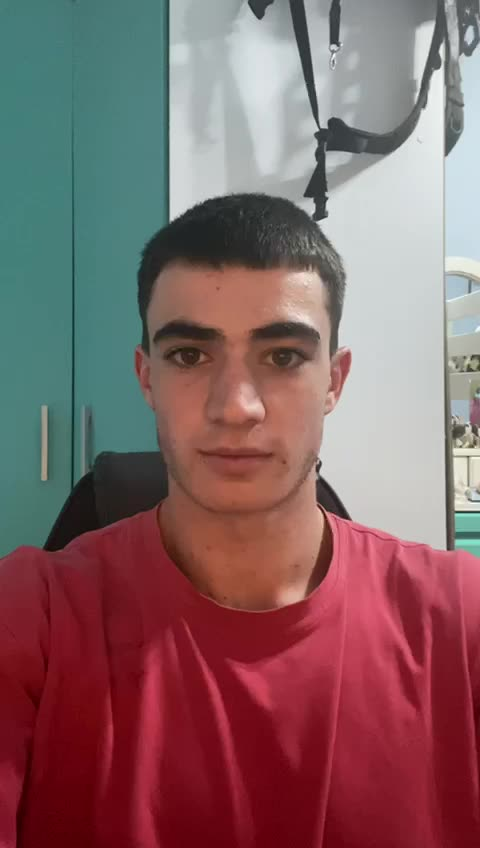
#> input picture landing/casos/testimonio-1.jpg, 480 x 848 px
$ python -i carrusel.py   (imports and definitions only)
#> lines starting #> are read from the running program, lines starting #| are printed output that depends on the picture
#!/usr/bin/env python3
"""Genera carruseles de Instagram (1080x1350) a partir de tus fotos y un guion JSON.

Uso:
    python3 generador/carrusel.py ejemplos/conexion.json
    python3 generador/carrusel.py ejemplos/*.json

Cada JSON define un carrusel:
    {
      "nombre": "conexion-origen",
      "estilo": "doble" | "cierre" | "subtitulo" | "tarjeta" | "titular",
      "contador": true,
      "slides": [
        {"foto": "fotos/01.jpg", "texto": "Frase de la slide"},
        ...
      ]
    }

Estilos (calcados de las referencias). Cada slide puede sobrescribir el estilo con "estilo":
  doble     -> CONEXIÓN "reflejo". Dos fotos apiladas, frase centrada en cada una.
               slide: {"arriba": {"foto", "texto"}, "abajo": {"foto", "texto"}}
  cierre    -> Una foto oscurecida con el mensaje final centrado.
  dibujo    -> CONEXIÓN humor. Dos viñetas con efecto cómic + frase gruesa con contorno negro abajo.
  caja      -> CONEXIÓN "Te juzgan". Dos fotos + texto a la izquierda en caja oscura translúcida arriba.
  subtitulo -> CONEXIÓN. Foto a pantalla completa + una frase tipo subtítulo abajo.
  tarjeta   -> VENTA / PRUEBA. Fondo blanco, titular arriba, foto centrada, remate abajo.
  titular   -> CALENTAMIENTO / VALOR. Foto oscurecida + etiqueta de color + titular grande arriba.

Las fotos se recortan solas al centro (4:5). Las rutas de foto son relativas a la raíz del repo.
Salida: salida/<nombre>/01.png, 02.png, ...
"""
import json
import sys
from pathlib import Path

from PIL import Image, ImageDraw, ImageFilter, ImageFont, ImageOps

IDIOMA = None  # idioma activo cuando los textos vienen como {"es": ..., "en": ...}


# [5 lines left out: function t, not called in this run]


RAIZ = Path(__file__).resolve().parent.parent
FUENTES = Path(__file__).resolve().parent / "fuentes"
W, H = 1080, 1350
BLANCO = (255, 255, 255)
NEGRO = (17, 17, 17)


def fuente(peso, tam):
    return ImageFont.truetype(str(FUENTES / f"Inter-{peso}.otf"), tam)


# [135 lines left out: functions abrir_foto, partir, bloque, degradado, contador, slide_subtitulo and 2 more, not called in this run]


def oscurecer(img, opacidad):
    return Image.blend(img, Image.new("RGB", img.size, (0, 0, 0)), opacidad)


# [18 lines left out: functions slide_doble, slide_cierre, not called in this run]


def dibujo(img):
    """Efecto ilustración suave: piel y superficies lisas, color vivo y contornos finos y discretos."""
    try:
        import cv2
        import numpy as np
    except ImportError:
        return img
    a = cv2.cvtColor(np.array(img), cv2.COLOR_RGB2BGR)
#> a is the input picture: shape (848, 480, 3); mean B, G, R 102.6, 100.9, 132.4
    base = a.copy()
    for _ in range(3):
        base = cv2.bilateralFilter(base, 9, 35, 7)
    pintado = cv2.stylization(base, sigma_s=30, sigma_r=0.25)
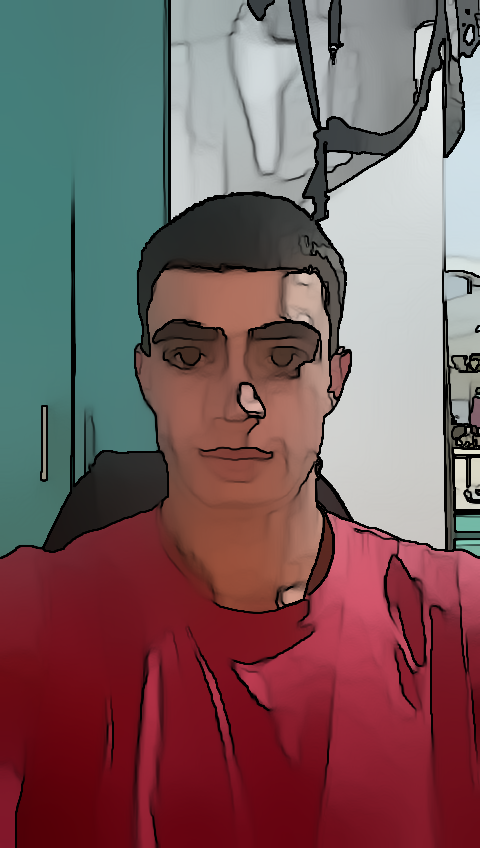
#> pintado: shape (848, 480, 3); mean B, G, R 93.4, 91.6, 120.3
    res = pintado.astype("float32") * 0.6 + base.astype("float32") * 0.4
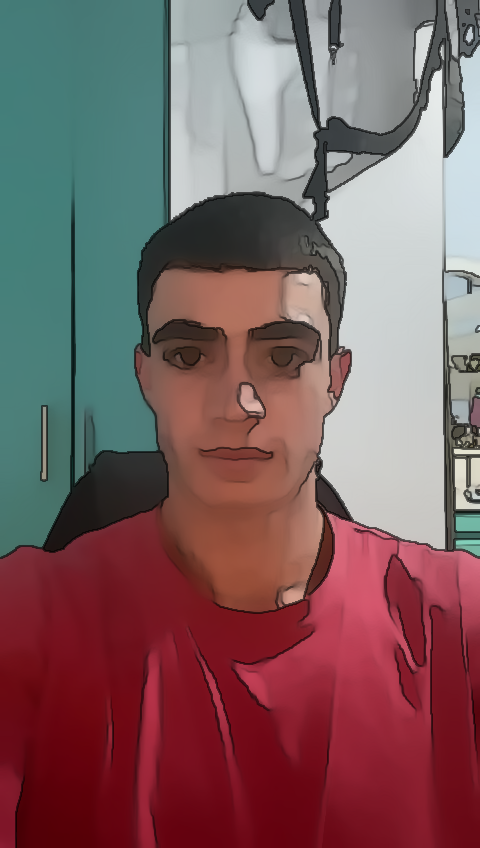
#> res: shape (848, 480, 3) float32; mean B, G, R 97.1, 95.4, 125.2
    gris = cv2.GaussianBlur(cv2.cvtColor(a, cv2.COLOR_BGR2GRAY), (5, 5), 0)
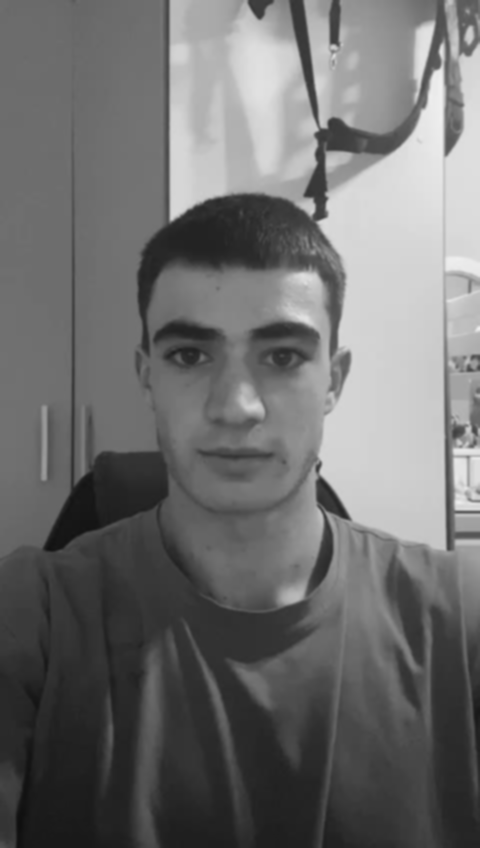
#> gris: shape (848, 480); min 15, max 240, mean 110.5
    bordes = cv2.GaussianBlur(cv2.Canny(gris, 70, 160), (3, 3), 0).astype("float32")[..., None] / 255 * 0.35
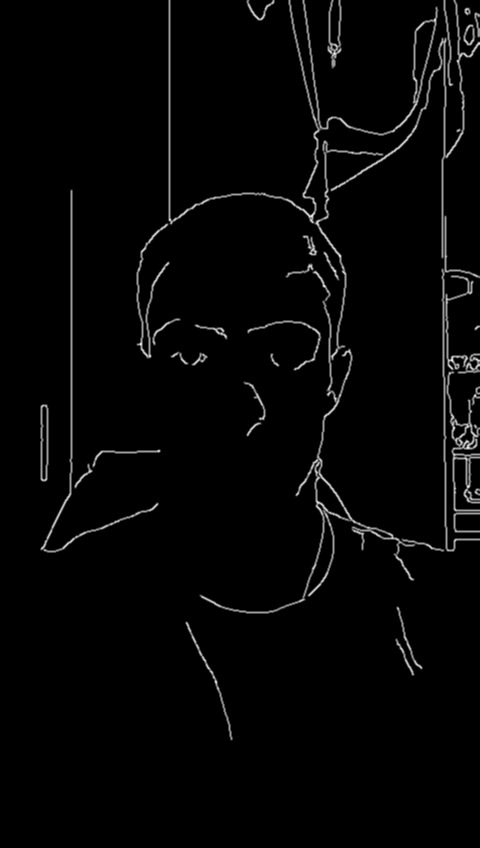
#> bordes: shape (848, 480, 1) float32; min 0, max 0.284, mean 0.00601; drawn with min black and max white
    res = res * (1 - bordes) + 30 * bordes
    hsv = cv2.cvtColor(np.clip(res, 0, 255).astype("uint8"), cv2.COLOR_BGR2HSV).astype("float32")
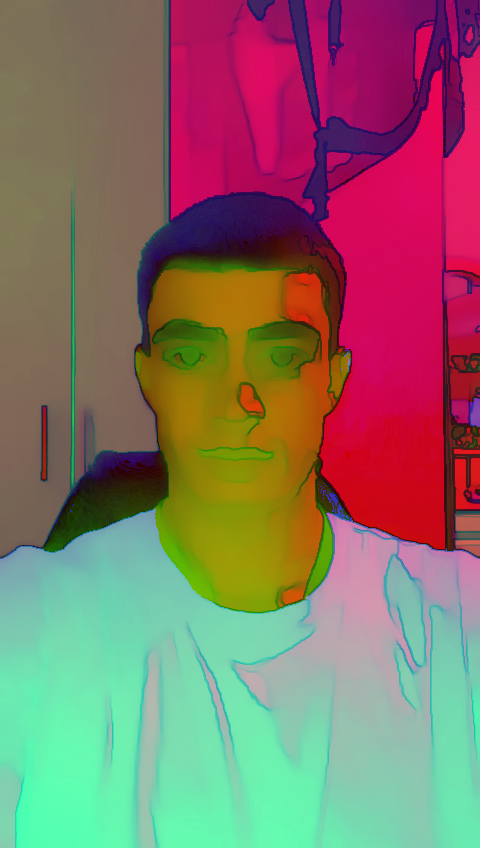
#> hsv: shape (848, 480, 3) float32; mean B, G, R 102.2, 112.3, 136.1
    hsv[..., 1] = np.clip(hsv[..., 1] * 1.15, 0, 255)
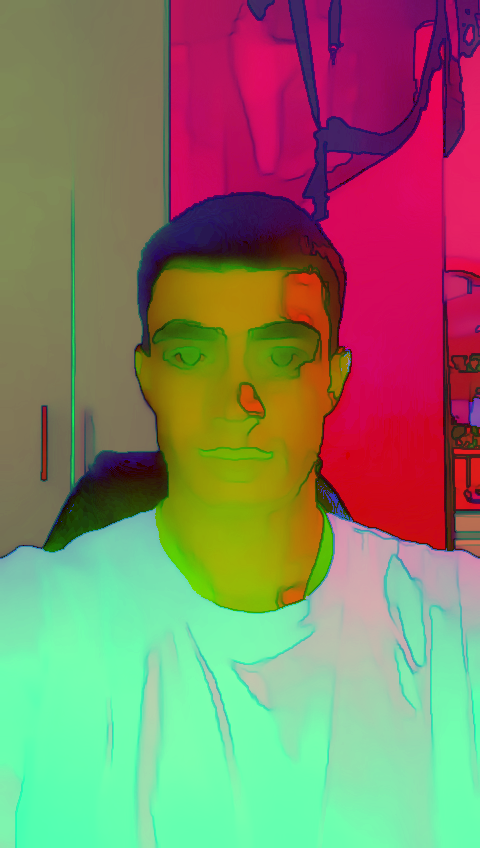
#> hsv: shape (848, 480, 3) float32; mean B, G, R 102.2, 126.9, 136.1
    hsv[..., 2] = np.clip(hsv[..., 2] * 1.06 + 6, 0, 255)
    return Image.fromarray(cv2.cvtColor(hsv.astype("uint8"), cv2.COLOR_HSV2RGB))


# [114 lines left out: functions slide_dibujo, slide_caja, slide_tarjeta, slide_titular, not called in this run]


# ---------- estilo "oscuro" (fondo negro texturizado + cabecera de perfil + acentos amarillos) ----------
#
# Marcado en los textos:  [palabras] = amarillo en negrita · **palabras** = blanco en negrita
# Párrafos separados con \n\n. Cada slide lleva "tipo": portada | punto | cta.

AMARILLO = (247, 230, 50)
PERFIL = {}  # se rellena desde el JSON: {"nombre", "usuario", "foto", "foco"}


# [160 lines left out: functions fondo_oscuro, recorte_cara, avatar, verificado, cabecera, trozos and 2 more, not called in this run]


def pie_desliza(d, texto):
    d.text((W // 2, H - 120), texto, font=fuente("Regular", 34), fill=(225, 225, 225), anchor="ma")


# [54 lines left out: function slide_oscuro, not called in this run]


ESTILOS = {"oscuro": slide_oscuro, "dibujo": slide_dibujo, "caja": slide_caja, "doble": slide_doble, "cierre": slide_cierre, "subtitulo": slide_subtitulo, "tarjeta": slide_tarjeta, "titular": slide_titular}


# [24 lines left out: functions generar, generar_idioma, not called in this run]


# [5 lines not run here, left out]

>>> import cv2
>>> picture = cv2.cvtColor(cv2.imread('../landing/casos/testimonio-1.jpg'), cv2.COLOR_BGR2RGB)
>>> result = dibujo(picture)

$ run again, on landing/casos/testimonio-3.jpg
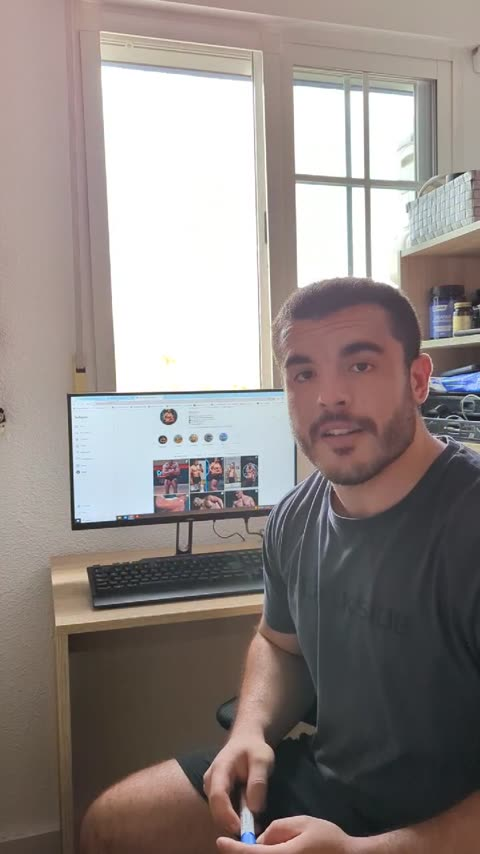
#> input picture landing/casos/testimonio-3.jpg, 480 x 854 px
#> in dibujo, a is the input picture: shape (854, 480, 3); mean B, G, R 132.7, 135.7, 144.4
#> in dibujo, `bordes = cv2.GaussianBlur(cv2.Canny(gris, 70, 160), (3, 3), 0).astype(..`:
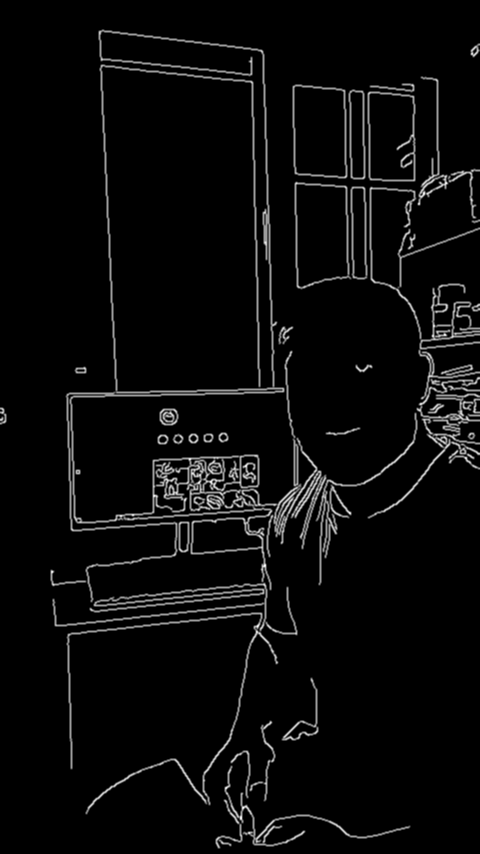
#> bordes: shape (854, 480, 1) float32; min 0, max 0.284, mean 0.0112; drawn with min black and max white
#> in dibujo, `hsv = cv2.cvtColor(np.clip(res, 0, 255).astype("uint8"), cv2.COLOR_BGR..`:
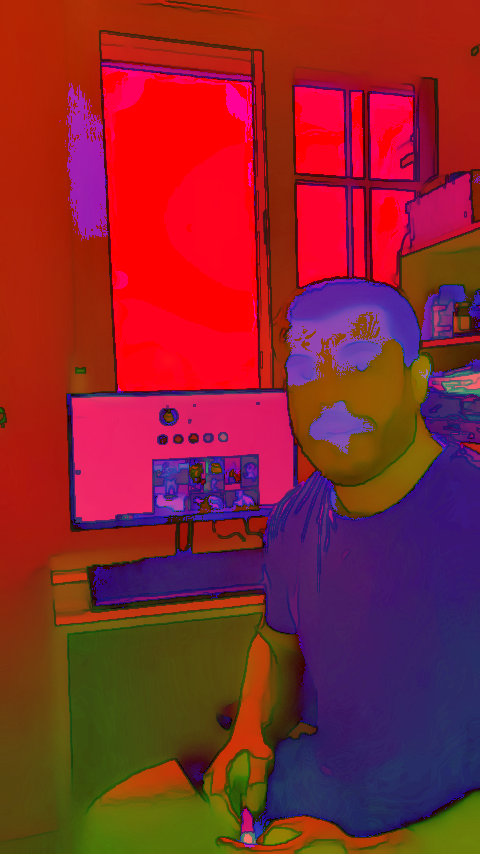
#> hsv: shape (854, 480, 3) float32; mean B, G, R 45.9, 38.3, 137.5
